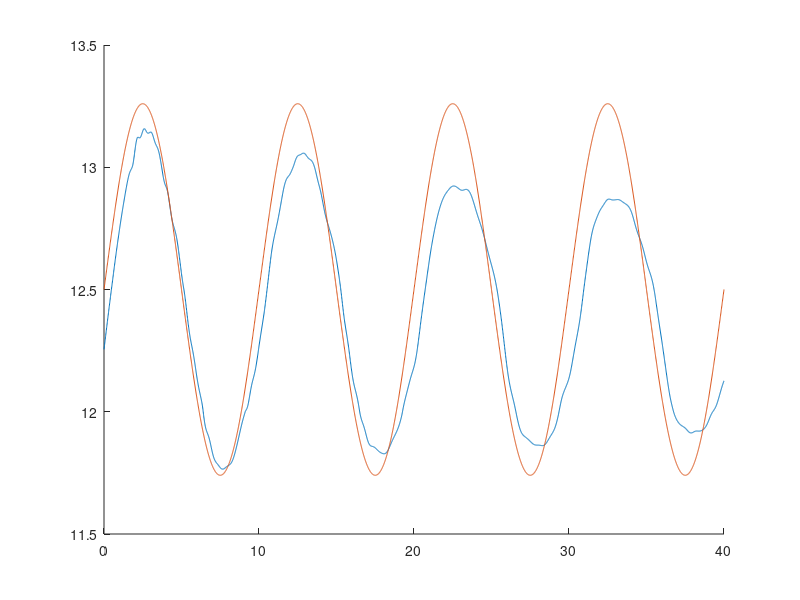

Write the MATLAB code that produced this figure.
% This is a one-dimesion wave propagation program with the MPM.
% It was started by Luming Shen on Mar. 16 2001.
% It was designed to calculate a bar with its left end fixed and its right end exerted.
% One material point per cell is used initially.
% Comments were revised on 01/21/03.
% For more information about the MPM, please refer to the following papers:
% D. Sulsky, Z. Chen, H.L. Schreyer, 1994, "A particle method for history-dependent materials", Computer methods in applied mechanics and engineering, vol. 118 pp.179-196.
% Z. Chen, W. Hu, L. Shen, X. Xin and R. Brannon, 2002, "An evaluation of the MPM for simulating dynamic failure with damage diffusion", Engineering Fracture Mechanics, vol. 69, pp. 1873-1890.
 
 
%% program starts here
 
close all;
clear;

NE=25; % number of elements

rho=1.; % density 
ys=100.; % Young's modulus 
A=1.;	% cross section area of the bar
L=25.;	% length of the bar

% set up the node number where a fixed boundary condition is applied.

fbc=1;

% input the external force

fbn=0.0; % magnitude of the external force
NB=NE+1; % # of node on which the external force applied

% initial velocity condition
v0=0.75; b1=pi/2/L;

% dt=0.1*0.1*L/NE/sqrt(ys/rho); % time step	
dt=0.01;
tfinal=40;%*L/sqrt(ys/rho); % total running time 
ntime=round(tfinal/dt)+1; % total running steps 

%- input nodal coordinates and connectivities

NN=round(2*NE); %total number of grid nodes 
LOC=zeros(NN,1); 
le=L/NE; % cell ( or element) size
LOC(:)=(0:NN-1)'*le; % grid node coordinates

% set initial material point coordinates

% for i=1:NE
%    xp(i)=0.25*(LOC(i)+LOC(i+1));
% end
xp=0.25:0.5:NE;

np=length(xp);

% Build global material points mass vector

MP=zeros(np,1);
for i=1:np
   MP(i)=rho*A*le/2;
end
 
% Set up initial value of Stress, Strain

SIG=zeros(np,ntime); % matrix to store stress of each point at each time step
xxp=zeros(np,ntime); % matrix to store position of each point at each time step
ssp=zeros(np,1); % stresses of points
snp=zeros(np,1); % strains of points
dssp=zeros(np,1); % stress increments of points
dsnp=zeros(np,1); % strain increments of points
mom=zeros(NN,ntime);
% Set up initial values of velocity, momentum, mass and external force 

vg=zeros(NN,1); % velocities of node
% vp=zeros(NE,1); % velocitie of points
vp = v0*sin(xp*b1);
vol0 = zeros(np,1); % volume of points
vol0(:,1) = A*le/2;
vol = vol0;
Fp = ones(np,1);
dvp=zeros(np,1); % velocity increments of points
fext=zeros(NN,1); % external forces on the nodes

%initialize time and step. 

t=0.0;
n=1;

% iteration starts

while t<=tfinal+0.000000001
   
   MVG=zeros(NN,1); % momentum at nodes
   MG=zeros(NN,1); % mass at nodes
   fint=zeros(NN,1); % internal forces at nodes

   % Find the number of cell in which the material point is located
   for i=1:np
      NC(i)=fix(xp(i)/le)+1;
      xc(i)=(xp(i)-LOC(NC(i)))/le;
   end
   
   % key part of the MPM
   for i=1:np
      MG(NC(i))=MG(NC(i))+MP(i)*(1-xc(i)); % map mass from point to left grid node
      MG(NC(i)+1)=MG(NC(i)+1)+MP(i)*xc(i); % map mass from point to right grid node
      MVG(NC(i))=MVG(NC(i))+MP(i)*vp(i)*(1-xc(i)); % map momentum from point to left grid node
      MVG(NC(i)+1)=MVG(NC(i)+1)+MP(i)*vp(i)*xc(i); % map momentum from point to right grid node
      fint(NC(i))=fint(NC(i))+vol(i)*ssp(i); % map internal force from point to left grid node
      fint(NC(i)+1)=fint(NC(i)+1)-vol(i)*ssp(i); % map internal force from point to right grid node
   end
   % if n==1
   %     fext(NB)=fbn;
   %     else
   %         fext(NB)=0;
   % end
   fext(NB)=fbn; %set force boundary condition 
   f=fint+fext; % calculate total grid node force vector
   f(fbc)=0.0; % apply the fixed boundary condition (total force=0)
   MVG=MVG+f*dt; % update the momenta at the grid nodes
   MVG(fbc)=0.0; % apply the fixed boundary condition (total momemtun=0)
   
   for i=1:np
      % map the nodal velocity increment back to the pariticle
      dvp(i)=f(NC(i))*(1-xc(i))*dt/MG(NC(i))+f(NC(i)+1)*xc(i)*dt/MG(NC(i)+1);
      
      % map the current nodal velocity back to particle
      vpbar(i)=MVG(NC(i))*(1-xc(i))/MG(NC(i))+MVG(NC(i)+1)*xc(i)/MG(NC(i)+1);
   end
   
   vp=vp+dvp'; % compute the current particle velocity
   xp=xp+vpbar*dt; % compute the current particle position
   
   % map the particle momentum back to the cell node
   % MVG=zeros(NN,1); 
   % for i=1:np
   %    MVG(NC(i))=MVG(NC(i))+MP(i)*vp(i)*(1-xc(i));
   %    MVG(NC(i)+1)=MVG(NC(i)+1)+MP(i)*vp(i)*xc(i);
   % end
   
   % find the current nodal velocity 
   for i=1:NN
      vg(NC(i))=MVG(NC(i))/MG(NC(i));
      vg(NC(i)+1)=MVG(NC(i)+1)/MG(NC(i)+1);
   end
   
   vg(fbc)=0.0; % apply the essential boundary conditions (velocity=0)
   
   % get the strain increments from gradient of nodal velocities
   for i=1:np
      dsnp(i)=(-vg(NC(i))+vg(NC(i)+1));
      Fp(i)=(1+dsnp(i)*dt)*Fp(i);
      vol(i)=Fp(i)*vol0(i);
      dsnp(i)=dt*dsnp(i);
      vel_p(n,:)=vp(i);
   end
    
   snp=snp+dsnp; % update the particle strains
   ssp=ssp+dsnp*ys; % undate the particle stresses (linear elasticity is assumed.)
            
   % save the new stress and output data
   
   SIG(:,n)=ssp; % particle stresses at new time step
   xxp(:,n)=xp'; % particle positions at new time step
   mom(:,n)=MVG;
   FPP(:,n)=Fp;
   FVOL(:,n)=vol;
   
   %update n and t
   
   n=n+1;
   t=t+dt;
end

% for output use only, may ignore them.
tt=linspace(0,tfinal,ntime);
xx=linspace(0,L,np);

% end of program   
%% Plot section
xt=0:dt:tfinal;
hold on;
plot(xt,xxp(25,:))
a1=12.5;w1=b1*sqrt(ys/rho);a2=v0/b1/L/w1;
xcm=a1+a2*sin(w1*xt);
plot(xt,xcm)